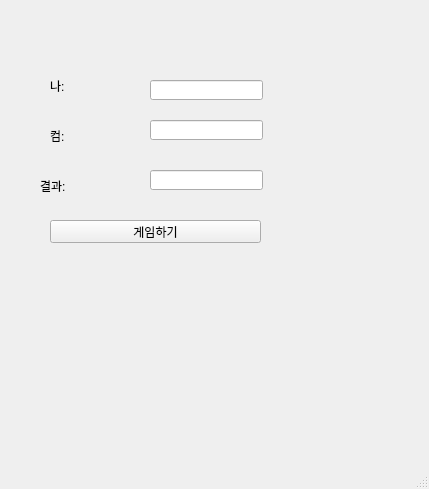
<?xml version="1.0" encoding="UTF-8"?>
<ui version="4.0">
 <class>MainWindow</class>
 <widget class="QMainWindow" name="MainWindow">
  <property name="geometry">
   <rect>
    <x>0</x>
    <y>0</y>
    <width>429</width>
    <height>489</height>
   </rect>
  </property>
  <property name="windowTitle">
   <string>MainWindow</string>
  </property>
  <widget class="QWidget" name="centralwidget">
   <widget class="QLabel" name="lbl_mine">
    <property name="geometry">
     <rect>
      <x>50</x>
      <y>80</y>
      <width>56</width>
      <height>12</height>
     </rect>
    </property>
    <property name="text">
     <string>나:</string>
    </property>
   </widget>
   <widget class="QLabel" name="lel_com">
    <property name="geometry">
     <rect>
      <x>50</x>
      <y>130</y>
      <width>56</width>
      <height>12</height>
     </rect>
    </property>
    <property name="text">
     <string>컴:</string>
    </property>
   </widget>
   <widget class="QLineEdit" name="leMine">
    <property name="geometry">
     <rect>
      <x>150</x>
      <y>80</y>
      <width>113</width>
      <height>20</height>
     </rect>
    </property>
   </widget>
   <widget class="QLineEdit" name="leCom">
    <property name="geometry">
     <rect>
      <x>150</x>
      <y>120</y>
      <width>113</width>
      <height>20</height>
     </rect>
    </property>
   </widget>
   <widget class="QLineEdit" name="leResult">
    <property name="geometry">
     <rect>
      <x>150</x>
      <y>170</y>
      <width>113</width>
      <height>20</height>
     </rect>
    </property>
   </widget>
   <widget class="QPushButton" name="pb">
    <property name="geometry">
     <rect>
      <x>50</x>
      <y>220</y>
      <width>211</width>
      <height>23</height>
     </rect>
    </property>
    <property name="text">
     <string>게임하기</string>
    </property>
   </widget>
   <widget class="QLabel" name="lel_result">
    <property name="geometry">
     <rect>
      <x>40</x>
      <y>180</y>
      <width>56</width>
      <height>12</height>
     </rect>
    </property>
    <property name="text">
     <string>결과:</string>
    </property>
   </widget>
  </widget>
  <widget class="QMenuBar" name="menubar">
   <property name="geometry">
    <rect>
     <x>0</x>
     <y>0</y>
     <width>429</width>
     <height>21</height>
    </rect>
   </property>
  </widget>
  <widget class="QStatusBar" name="statusbar"/>
 </widget>
 <resources/>
 <connections/>
</ui>
